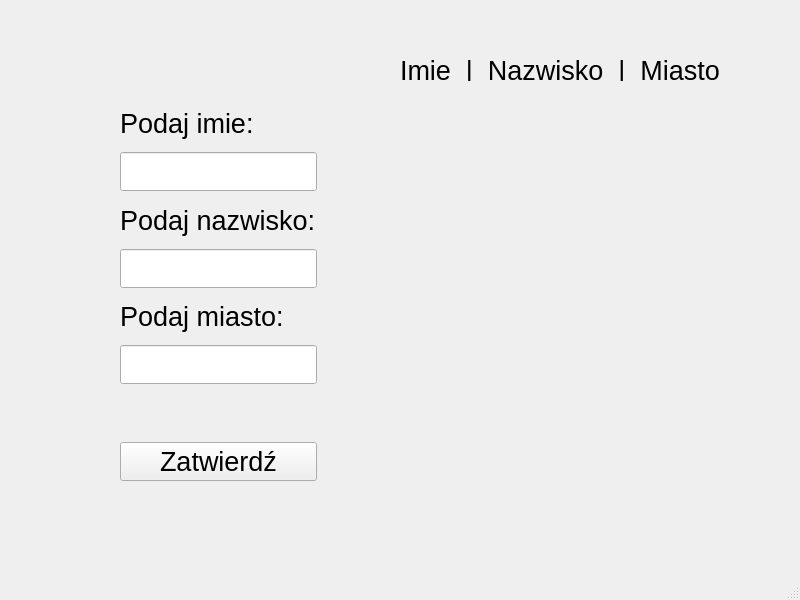
<?xml version="1.0" encoding="UTF-8"?>
<ui version="4.0">
 <class>MainWindow</class>
 <widget class="QMainWindow" name="MainWindow">
  <property name="geometry">
   <rect>
    <x>0</x>
    <y>0</y>
    <width>800</width>
    <height>600</height>
   </rect>
  </property>
  <property name="windowTitle">
   <string>MainWindow</string>
  </property>
  <widget class="QWidget" name="centralwidget">
   <widget class="QWidget" name="verticalLayoutWidget">
    <property name="geometry">
     <rect>
      <x>120</x>
      <y>100</y>
      <width>197</width>
      <height>381</height>
     </rect>
    </property>
    <property name="font">
     <font>
      <family>Arial</family>
      <pointsize>20</pointsize>
     </font>
    </property>
    <layout class="QVBoxLayout" name="verticalLayout">
     <item>
      <widget class="QLabel" name="label">
       <property name="font">
        <font>
         <family>Arial</family>
         <pointsize>20</pointsize>
        </font>
       </property>
       <property name="text">
        <string>Podaj imie:</string>
       </property>
      </widget>
     </item>
     <item>
      <widget class="QLineEdit" name="imie">
       <property name="font">
        <font>
         <family>Arial</family>
         <pointsize>20</pointsize>
        </font>
       </property>
      </widget>
     </item>
     <item>
      <widget class="QLabel" name="label_2">
       <property name="font">
        <font>
         <family>Arial</family>
         <pointsize>20</pointsize>
        </font>
       </property>
       <property name="text">
        <string>Podaj nazwisko:</string>
       </property>
      </widget>
     </item>
     <item>
      <widget class="QLineEdit" name="nazwisko">
       <property name="font">
        <font>
         <family>Arial</family>
         <pointsize>20</pointsize>
        </font>
       </property>
      </widget>
     </item>
     <item>
      <widget class="QLabel" name="label_3">
       <property name="font">
        <font>
         <family>Arial</family>
         <pointsize>20</pointsize>
        </font>
       </property>
       <property name="text">
        <string>Podaj miasto:</string>
       </property>
      </widget>
     </item>
     <item>
      <widget class="QLineEdit" name="miasto">
       <property name="font">
        <font>
         <family>Arial</family>
         <pointsize>20</pointsize>
        </font>
       </property>
      </widget>
     </item>
     <item>
      <widget class="QLabel" name="label_4">
       <property name="font">
        <font>
         <family>Arial</family>
         <pointsize>20</pointsize>
        </font>
       </property>
       <property name="text">
        <string/>
       </property>
      </widget>
     </item>
     <item>
      <widget class="QPushButton" name="pushButton">
       <property name="font">
        <font>
         <family>Arial</family>
         <pointsize>20</pointsize>
        </font>
       </property>
       <property name="text">
        <string>Zatwierdź</string>
       </property>
      </widget>
     </item>
    </layout>
   </widget>
   <widget class="QLabel" name="area">
    <property name="geometry">
     <rect>
      <x>360</x>
      <y>100</y>
      <width>361</width>
      <height>381</height>
     </rect>
    </property>
    <property name="font">
     <font>
      <family>Arial</family>
      <pointsize>20</pointsize>
     </font>
    </property>
    <property name="text">
     <string/>
    </property>
   </widget>
   <widget class="QLabel" name="label_5">
    <property name="geometry">
     <rect>
      <x>400</x>
      <y>60</y>
      <width>341</width>
      <height>21</height>
     </rect>
    </property>
    <property name="font">
     <font>
      <family>Arial</family>
      <pointsize>20</pointsize>
     </font>
    </property>
    <property name="text">
     <string>Imie  |  Nazwisko  |  Miasto</string>
    </property>
   </widget>
  </widget>
  <widget class="QMenuBar" name="menubar">
   <property name="geometry">
    <rect>
     <x>0</x>
     <y>0</y>
     <width>800</width>
     <height>21</height>
    </rect>
   </property>
  </widget>
  <widget class="QStatusBar" name="statusbar"/>
 </widget>
 <resources/>
 <connections/>
</ui>
